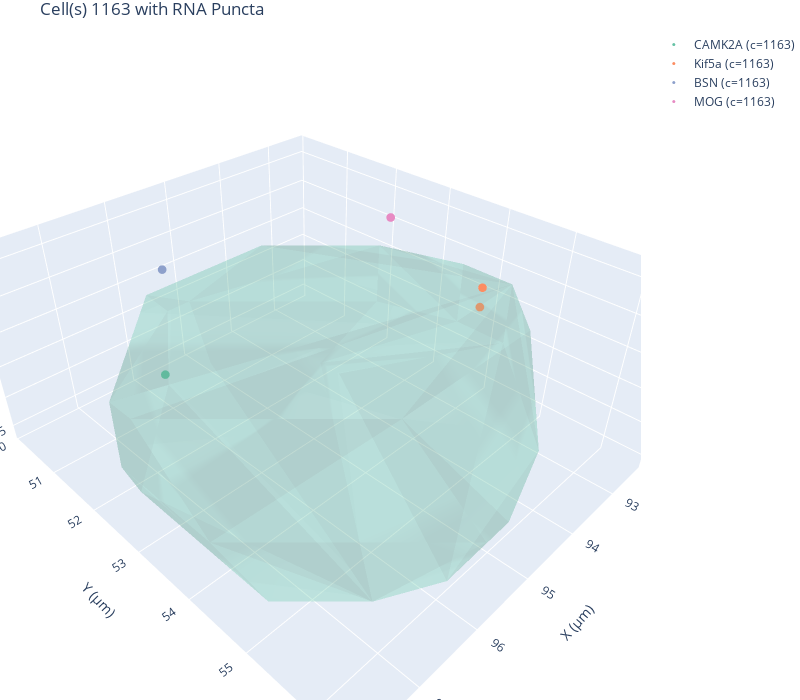

The notebook cell saved with this chart:
### Code cell
random_ch = True
random_cell = np.random.choice(samp_data.cells.cell_id, 1) if random_ch else '880' # 10 good, 880 bad
print("cell num:", random_cell)
print("num of punctas:", np.sum(samp_data.RNA_loc_df.cell_id == random_cell[0]))
# print(samp_data.cell_voxels)
samp_data.plot_cell_with_puncta(cell_ids=random_cell)

### Figure 1 — Plotly figure (JSON) as saved in the notebook; plotly's stock layout.template omitted (floating-point values rounded to 4 significant figures)
{"data": [{"color": "rgb(102,194,165)", "i": [15, 13, 13, 2, 17, 6, 25, 2, 2, 2, 2, 1, 1, 5, 5, 6, 6, 6, 6, 6, 6, 6, 6, 19, 19, 21, 21, 21, 21, 21, 21, 26, 26, 26, 26, 20, 20, 20, 20, 24, 24, 24, 24, 24, 24, 24, 24, 24, 24, 24], "j": [7, 15, 3, 10, 7, 17, 15, 10, 8, 13, 13, 9, 8, 14, 4, 3, 2, 1, 2, 1, 5, 5, 17, 9, 18, 1, 1, 4, 19, 14, 22, 17, 25, 17, 22, 10, 18, 10, 23, 19, 26, 21, 20, 21, 26, 20, 13, 25, 13, 23], "k": [16, 7, 7, 12, 16, 7, 16, 8, 0, 12, 3, 8, 0, 11, 11, 7, 0, 0, 3, 4, 4, 14, 14, 8, 8, 4, 9, 11, 9, 11, 14, 16, 16, 14, 14, 8, 8, 12, 12, 18, 25, 19, 18, 22, 22, 23, 15, 15, 12, 12], "name": "Cell 1163", "opacity": 0.2, "type": "mesh3d", "x": [94.93, 95.76, 93.69, 93.69, 97.42, 97.42, 96.59, 95.76, 94.93, 95.35, 92.86, 97.83, 92.44, 92.44, 97.83, 94.1, 95.35, 95.76, 94.1, 96.17, 92.86, 97.83, 97.83, 92.44, 92.44, 93.27, 95.76], "y": [50.57, 50.57, 51.82, 52.23, 52.23, 54.72, 55.55, 55.96, 50.16, 50.16, 52.23, 52.65, 53.48, 54.31, 54.31, 55.96, 56.38, 56.38, 50.99, 50.99, 52.23, 52.65, 53.06, 53.48, 54.31, 55.13, 55.13], "z": [52.36, 52.36, 52.36, 52.36, 52.36, 52.36, 52.36, 52.36, 53.33, 53.33, 53.33, 53.33, 53.33, 53.33, 53.33, 53.33, 53.33, 53.33, 54.3, 54.3, 54.3, 54.3, 54.3, 54.3, 54.3, 54.3, 54.3]}, {"marker": {"color": "rgb(102,194,165)", "size": 3}, "mode": "markers", "name": "CAMK2A (c=1163)", "type": "scatter3d", "x": [96.7], "y": [52.04], "z": [53.79]}, {"marker": {"color": "rgb(252,141,98)", "size": 3}, "mode": "markers", "name": "Kif5a (c=1163)", "type": "scatter3d", "x": [93.0, 93.0], "y": [54.19, 54.19], "z": [54.13, 54.43]}, {"marker": {"color": "rgb(141,160,203)", "size": 3}, "mode": "markers", "name": "BSN (c=1163)", "type": "scatter3d", "x": [95.92], "y": [51.06], "z": [54.62]}, {"marker": {"color": "rgb(231,138,195)", "size": 3}, "mode": "markers", "name": "MOG (c=1163)", "type": "scatter3d", "x": [93.46], "y": [52.92], "z": [55.18]}], "layout": {"height": 700, "margin": {"b": 0, "l": 0, "r": 0, "t": 30}, "scene": {"aspectmode": "auto", "aspectratio": {"x": 1.183, "y": 1.365, "z": 0.6189}, "xaxis": {"title": {"text": "X (µm)"}, "type": "linear"}, "yaxis": {"title": {"text": "Y (µm)"}, "type": "linear"}, "zaxis": {"title": {"text": "Z (µm)"}, "type": "linear"}}, "title": {"text": "Cell(s) 1163 with RNA Puncta"}, "width": 800}}
